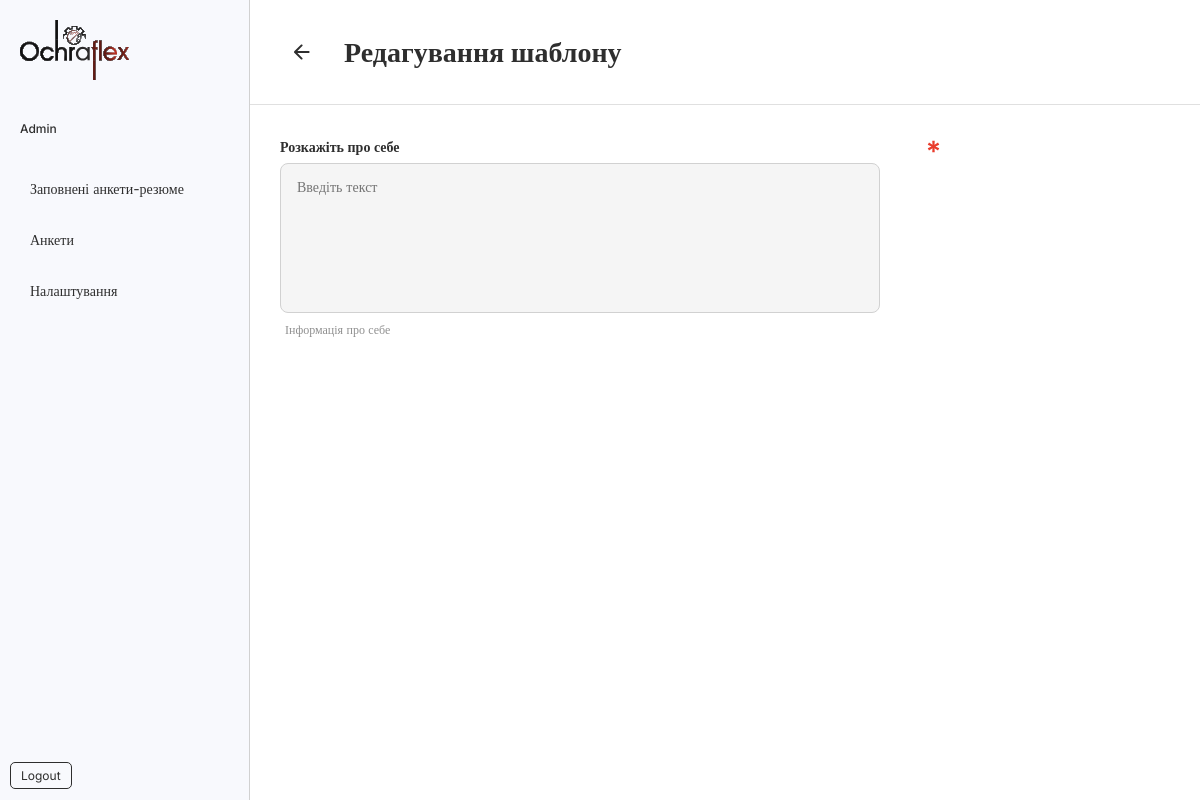
/dashboard/library/update/block/186/, run on the app's committed database.
### app/models.py (models this page shows, shortened)
class LibraryTemplate(models.Model):
    user = models.ForeignKey(
        settings.AUTH_USER_MODEL,
        on_delete=models.CASCADE,
        related_name='library_templates',
        blank=True,
        null=True
    )
    name = models.CharField(
        max_length=255,
        null=True,
        blank=True
    )  # Назва шаблону
    description = models.TextField(blank=True, null=True)  # Опис шаблону
    created_at = models.DateTimeField(auto_now_add=True)  # Дата створення
    field = models.ForeignKey(
        Field,
        blank=True,
        null=True,
        on_delete=models.CASCADE,
        related_name='library_templates'
    )
    description_field = models.ForeignKey(
        DescriptionField,
        on_delete=models.CASCADE,
        null=True,
        blank=True,
        related_name='library_templates'
    )
    combined_block = models.ForeignKey(
        CombinedBlock,
        on_delete=models.CASCADE,
        null=True,
        blank=True,
        related_name='library_templates'
    )

class Field(models.Model):
    TEXT = 'text'
    SELECT = 'select'
    TEXTAREA = 'textarea'
    CHECKBOX = 'checkbox'
    RADIO = 'radio'
    NUMBER = 'number'
    DATE = 'date'
    MIN_LENGTH = 'min_length'
    MAX_LENGTH = 'max_length'
    MIN = 'min'
    MAX = 'max'
    BOOLEAN = 'boolean'
    PHONE = 'phone'
    BUTTON = 'button'
    FIELD_TYPES = [
        (TEXT, 'Text'),
        (TEXTAREA, 'Textarea'),
        (NUMBER, 'Number'),
        (SELECT, 'Select'),
        (CHECKBOX, 'Checkbox'),
        (RADIO, 'Radio'),
        (DATE, 'Date'),
        (BOOLEAN, 'Boolean'),
        (PHONE, 'Phone'),
        (BUTTON, 'Button'),
    ]
    name = models.CharField(max_length=128)  # Назва поля
    field_type = models.CharField(
        max_length=50,
        choices=FIELD_TYPES
    )  # Тип поля
    options = models.JSONField(blank=True, null=True, default=list)
    static_value = models.CharField(
        max_length=1000, null=True, blank=True)
    max_symbols = models.PositiveIntegerField(default=3, null=True, blank=True)
    max_numbers = models.PositiveBigIntegerField(
        default=3, null=True, blank=True)
    help_info = models.CharField(
        max_length=255,
        null=True,
        blank=True
    )  # Додаткова інформація
    is_required = models.BooleanField(default=False)  # Чи є поле обов’язковим
    extra_tag = models.CharField(max_length=255, blank=True, null=True)
    is_combined = models.BooleanField(default=False)
    block_template = models.ForeignKey(
        BlockTemplate,
        on_delete=models.CASCADE,
        related_name='fields',
        null=True,
        blank=True
    )

### app/views_library.py (the view, shortened to what this page needs)
def edit_template_library_view(request, id):
    template = get_object_or_404(LibraryTemplate, id=id)
    description_field = template.description_field
    field = template.field
    context = {
        'template': template,
    }
    return render(request, 'dashboard/library/edit_library_template.html', context)

### app/templatetags/custom_filters.py (called while the page is built)
@register.simple_tag
def is_active_path(request, pattern):
    return "active" if re.match(pattern, request.path) else ""

### templates/dashboard/library/edit_library_template.html (shortened to what this page needs)
{% extends 'dashboard/dashboard_base.html' %} {% load static %}
{% block styles %}
<link
    rel="stylesheet"
    href="{% static 'css/dashboard/questionnaires/questionnaires.css' %}"
/>
{% endblock styles %}
{% block back %}
<div class="back-button">
    <a href="{% url 'library' %}">
    <img src="{% static 'images/icons/arrow-left.svg' %}" alt="Back button" />
    </a>
</div>
{% endblock back %}
{% block title_page %}Редагування шаблону{% endblock title_page %}
{% block main %} {% load static %}
<div class="add_new_field marg_bottom-20 max-w-600">
    {% if template %}
        {% if not template.description_field and template.field and not template.combined_block %}
        <div class="wrap-guest-combine">
        <div class="group-form">
            <label for="{{field.name}}" class="input_label">{{template.field.name}}</label>
            {% if template.field.is_required %}
            <p>
            <img src="{% static 'images/icons/required.svg' %}" alt="" />
            </p>
            {% endif %}
        </div>
        </div>
        {% if template.field.field_type == 'textarea' %}
        <div class="d-flex align-items-center justify-content-between main-title-menu">
        <div class="wrap-guest-combine">
            <div class="textarea-quest">
            <textarea class="input_base_red" placeholder="Введіть текст"></textarea>
            </div>
        </div>
        </div>
        {% endif %}
            <p class="marg_top-5 marg_bottom-25 offset-left-5">
                <small class="text-small-muted">{{template.field.help_info}}</small>
            </p>
        {% endif %}
        </div>
    {% endif %}
</div>
{% endblock main %}

### static/css/style.css (style rules this page uses)
body { position: relative; }
.inter-primary { font-family: "Inter", serif; font-optical-sizing: auto; font-size: 14px; font-weight: 400; font-style: normal; }
.input_base, .input_base_red { background-color: #f5f5f5; border: 1px solid #d1d1d1; border-radius: 8px; padding: 12px 16px; display: inline-block; width: 100%; height: 44px; box-sizing: border-box; }
.input_label { display: inline-block; font-weight: 600; color: #2e2e2e; }
.marg_top-5 { margin-top: 5px; }
.marg_bottom-20 { margin-bottom: 20px; }
.marg_bottom-25 { margin-bottom: 25px; }
.offset-left-5 { margin-left: 5px; }
.back-button { margin-right: 20px; border-radius: 100%; padding: 10px; }
.d-flex { display: flex !important; }
.align-items-center { align-items: center !important; }
.justify-content-between { justify-content: space-between !important; }
.text-small-muted { font-size: 12px; color: #909090; }
.max-w-600 { max-width: 600px; }

### static/css/auth/alert.css (style rules this page uses)
:root { --success-bg-color: #d5e6de; --success-text-color: #0a3622; --success-border-color: #9eccbd; --warning-bg-color: orange; --warning-text-color: orange; --warning-border-color: orange; --danger-bg-color: #f8d7da; --danger-text-color: #58151c; --danger-border-color: #f1aeb5; }

### static/css/dashboard/questionnaires/questionnaires.css (style rules this page uses)
.group-form { display: flex; align-items: center; justify-content: space-between; margin-bottom: 5px; }
.group-form label { width: 100%; }
.wrap-guest-combine { width: 665px; }
.textarea-quest textarea { display: block; min-height: 150px; resize: none; }

### data on the page
LibraryTemplate: field.name "Розкажіть про себе", field.help_info "Інформація про себе"
